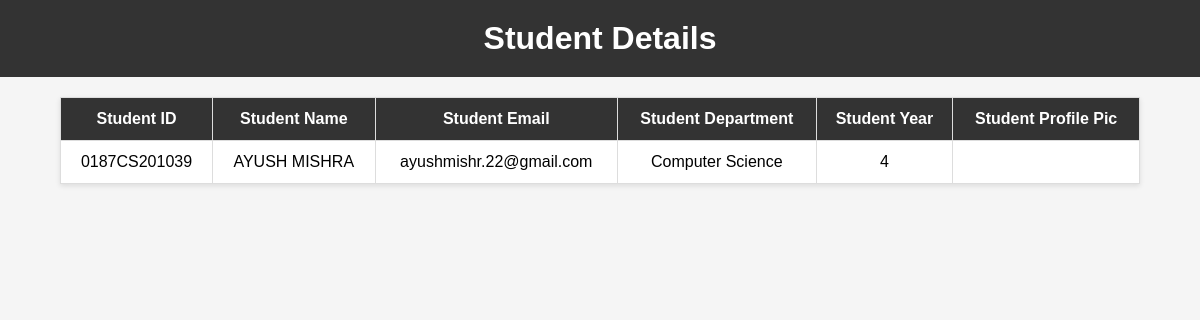
Page /student_details on the earlier database version.
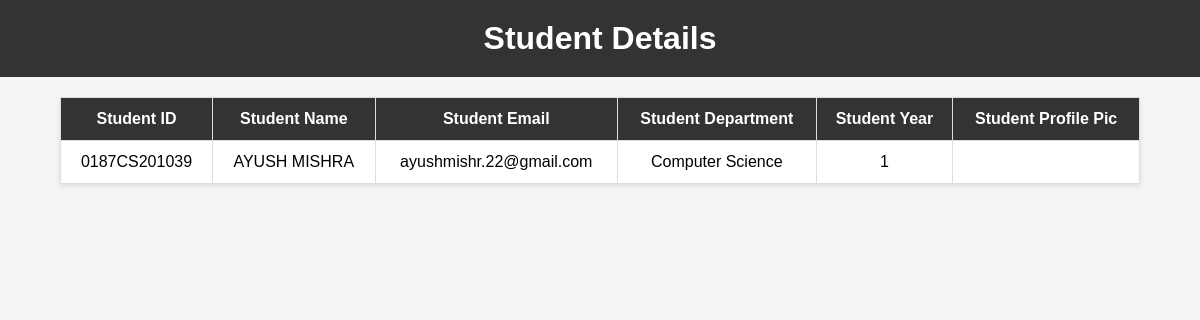
Same page on the later database version.
### tables this page shows
CREATE TABLE students (
            student_id TEXT PRIMARY KEY,
            student_name TEXT,
            student_email TEXT,
            student_department TEXT,
            student_year TEXT,
            password TEXT,
            student_image BLOB
        );

### app.py (the view)
@app.route('/student_details')
def student_details():
    with connect_db() as connection:
        cursor = connection.cursor()
        cursor.execute('SELECT * FROM students')
        students = cursor.fetchall()
    return render_template("StudentsDetails.html", students=students)

### db.py (called while the page is built)
def connect_db():
    return sqlite3.connect('database.db')

### templates/StudentsDetails.html (shortened to what this page needs)
<!DOCTYPE html>
<html lang="en">
<head>
<link rel="stylesheet" href="static/css/studentsdetails.css">
</head>
<body>
  <h1>Student Details</h1>
  <table>
    <thead>
      <tr>
        <th>Student ID</th>
        <th>Student Name</th>
        <th>Student Email</th>
        <th>Student Department</th>
        <th>Student Year</th>
        <th>Student Profile Pic</th>
      </tr>
    </thead>
    <tbody>
      {% for Student in students %}
        <tr>
          <td>{{ Student[0] }}</td>
          <td>{{ Student[1] }}</td>
          <td>{{ Student[2] }}</td>
          <td>{{ Student[3] }}</td>
          <td>{{ Student[4] }}</td>
        </tr>
      {% endfor %}
    </tbody>
  </table>
</body>
</html>

### static/css/studentsdetails.css (style rules this page uses)
* { margin: 0; padding: 0; box-sizing: border-box; }
body { font-family: Arial, sans-serif; background-color: #f5f5f5; display: flex; flex-direction: column; align-items: center; margin: 0; padding: 0; }
h1 { text-align: center; background-color: #333; color: #fff; padding: 20px; margin: 0; width: 100%; box-sizing: border-box; }
table { width: 90%; border-collapse: collapse; margin-top: 20px; background-color: #fff; border: 1px solid #ddd; box-shadow: 0 2px 5px rgba(0, 0, 0, 0.1); }
th, td { border: 1px solid #ddd; padding: 12px; text-align: center; }
th { background-color: #333; color: #fff; font-weight: bold; }

Differences in the rows shown:
changed students "0187CS201039": student_year "4" → "1"
